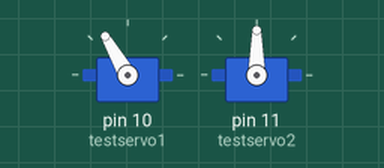
This sketch was run on a simulated Arduino Uno, built with avr-gcc and run on an emulated ATmega328P. Parts: 2 × servo.

Above: at 0.05 s.
At 2.05 s:
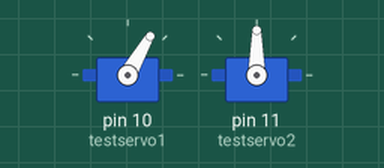
At 3.5 s:
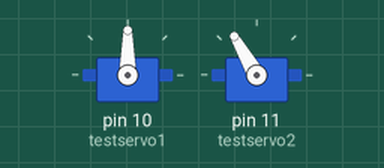
At 7.0 s:
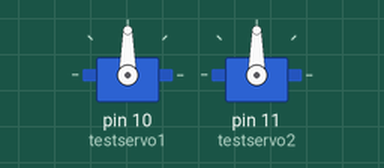
Timing chart, 0 to 9.1 s (numbered marks = the images above):
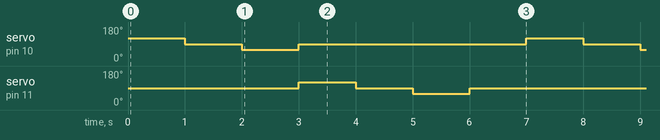

The sketch:

Two_Servo_Test.ino
```cpp
#include <Servo.h>

/*demo program to test two continous rotation servos*/


Servo testservo1; //creates a servo object called testservo1
Servo testservo2; //creates a servo object called testservo2

int cw = 90; //sets the clockwise rotation speed at zero
int ccw = 90; //sets the counter clockwise rotation speed at zero

void setup()
{
testservo1.attach(10); //the first servo is on pin 10
testservo2.attach(11); //the second servo is on pin 11
}

void loop()
{
  // test servo 1
cw = 120;
testservo1.write(cw); //servo should rotate clockwise
delay(1000);
cw = 90; //stops the servo after a second
testservo1.write(cw);
delay(1000);
ccw = 60;
testservo1.write(ccw); //servo should rotate counter clockwise
delay(1000);
ccw = 90;
testservo1.write(ccw); //stops the servo

// Test servo 2

cw = 120;
testservo2.write(cw); //servo should rotate clockwise
delay(1000);
cw = 90; //stops the servo after a second
testservo2.write(cw);
delay(1000);
ccw = 60;
testservo2.write(ccw); //servo should rotate counter clockwise
delay(1000);
ccw = 90;
testservo2.write(ccw); //stops the servo
delay(1000);
}
```

Measured:
- by itself, servo on pin 10 (testservo1): repeats every 7.0 s: 60° 1.0 s, 90° 4.0 s, 120° 1.0 s, 90° 1.0 s
- by itself, servo on pin 11 (testservo2): repeats every 7.0 s: 90° 1.0 s, 60° 1.0 s, 90° 4.0 s, 120° 1.0 s
